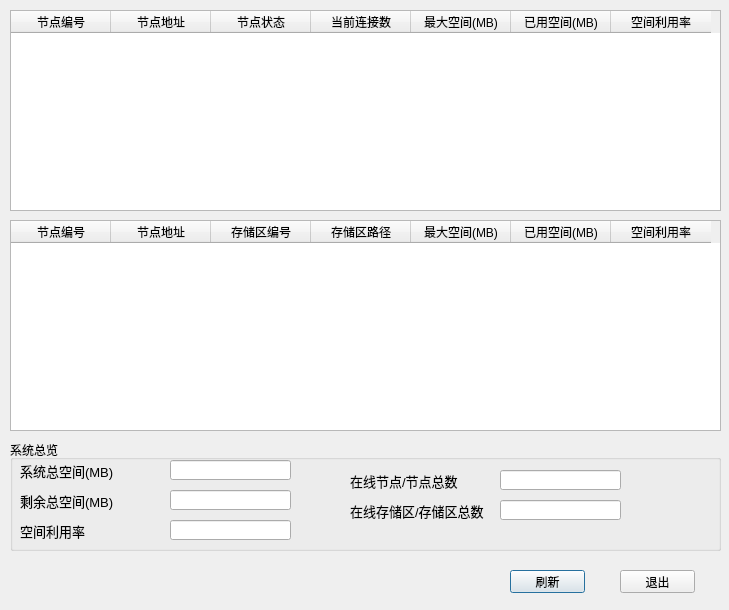
<?xml version="1.0" encoding="UTF-8"?>
<ui version="4.0">
 <class>Frame</class>
 <widget class="QDialog" name="Frame">
  <property name="geometry">
   <rect>
    <x>0</x>
    <y>0</y>
    <width>729</width>
    <height>610</height>
   </rect>
  </property>
  <property name="windowTitle">
   <string>Frame</string>
  </property>
  <widget class="QTableWidget" name="tab_node">
   <property name="geometry">
    <rect>
     <x>10</x>
     <y>10</y>
     <width>711</width>
     <height>201</height>
    </rect>
   </property>
   <column>
    <property name="text">
     <string>节点编号</string>
    </property>
   </column>
   <column>
    <property name="text">
     <string>节点地址</string>
    </property>
   </column>
   <column>
    <property name="text">
     <string>节点状态</string>
    </property>
   </column>
   <column>
    <property name="text">
     <string>当前连接数</string>
    </property>
   </column>
   <column>
    <property name="text">
     <string>最大空间(MB)</string>
    </property>
   </column>
   <column>
    <property name="text">
     <string>已用空间(MB)</string>
    </property>
   </column>
   <column>
    <property name="text">
     <string>空间利用率</string>
    </property>
   </column>
  </widget>
  <widget class="QTableWidget" name="tab_zone">
   <property name="geometry">
    <rect>
     <x>10</x>
     <y>220</y>
     <width>711</width>
     <height>211</height>
    </rect>
   </property>
   <column>
    <property name="text">
     <string>节点编号</string>
    </property>
   </column>
   <column>
    <property name="text">
     <string>节点地址</string>
    </property>
   </column>
   <column>
    <property name="text">
     <string>存储区编号</string>
    </property>
   </column>
   <column>
    <property name="text">
     <string>存储区路径</string>
    </property>
   </column>
   <column>
    <property name="text">
     <string>最大空间(MB)</string>
    </property>
   </column>
   <column>
    <property name="text">
     <string>已用空间(MB)</string>
    </property>
   </column>
   <column>
    <property name="text">
     <string>空间利用率</string>
    </property>
   </column>
  </widget>
  <widget class="QPushButton" name="btn_refurbish">
   <property name="geometry">
    <rect>
     <x>510</x>
     <y>570</y>
     <width>75</width>
     <height>23</height>
    </rect>
   </property>
   <property name="text">
    <string>刷新</string>
   </property>
  </widget>
  <widget class="QPushButton" name="btn_close">
   <property name="geometry">
    <rect>
     <x>620</x>
     <y>570</y>
     <width>75</width>
     <height>23</height>
    </rect>
   </property>
   <property name="text">
    <string>退出</string>
   </property>
  </widget>
  <widget class="QGroupBox" name="groupBox">
   <property name="geometry">
    <rect>
     <x>10</x>
     <y>440</y>
     <width>711</width>
     <height>111</height>
    </rect>
   </property>
   <property name="title">
    <string>系统总览</string>
   </property>
   <widget class="QLineEdit" name="edt_onlinezone">
    <property name="geometry">
     <rect>
      <x>490</x>
      <y>60</y>
      <width>121</width>
      <height>20</height>
     </rect>
    </property>
   </widget>
   <widget class="QLabel" name="label_4">
    <property name="geometry">
     <rect>
      <x>340</x>
      <y>30</y>
      <width>111</width>
      <height>21</height>
     </rect>
    </property>
    <property name="font">
     <font>
      <pointsize>10</pointsize>
     </font>
    </property>
    <property name="text">
     <string>在线节点/节点总数</string>
    </property>
   </widget>
   <widget class="QLineEdit" name="edt_onlinenode">
    <property name="geometry">
     <rect>
      <x>490</x>
      <y>30</y>
      <width>121</width>
      <height>20</height>
     </rect>
    </property>
   </widget>
   <widget class="QLabel" name="label_3">
    <property name="geometry">
     <rect>
      <x>10</x>
      <y>80</y>
      <width>101</width>
      <height>21</height>
     </rect>
    </property>
    <property name="font">
     <font>
      <pointsize>10</pointsize>
     </font>
    </property>
    <property name="text">
     <string>空间利用率</string>
    </property>
   </widget>
   <widget class="QLabel" name="label">
    <property name="geometry">
     <rect>
      <x>10</x>
      <y>20</y>
      <width>101</width>
      <height>21</height>
     </rect>
    </property>
    <property name="font">
     <font>
      <pointsize>10</pointsize>
     </font>
    </property>
    <property name="text">
     <string>系统总空间(MB)</string>
    </property>
   </widget>
   <widget class="QLabel" name="label_2">
    <property name="geometry">
     <rect>
      <x>10</x>
      <y>50</y>
      <width>101</width>
      <height>21</height>
     </rect>
    </property>
    <property name="font">
     <font>
      <pointsize>10</pointsize>
     </font>
    </property>
    <property name="text">
     <string>剩余总空间(MB)</string>
    </property>
   </widget>
   <widget class="QLineEdit" name="edt_sysfree">
    <property name="geometry">
     <rect>
      <x>160</x>
      <y>50</y>
      <width>121</width>
      <height>20</height>
     </rect>
    </property>
   </widget>
   <widget class="QLineEdit" name="edt_sysavail">
    <property name="geometry">
     <rect>
      <x>160</x>
      <y>80</y>
      <width>121</width>
      <height>20</height>
     </rect>
    </property>
   </widget>
   <widget class="QLineEdit" name="edt_sysall">
    <property name="geometry">
     <rect>
      <x>160</x>
      <y>20</y>
      <width>121</width>
      <height>20</height>
     </rect>
    </property>
   </widget>
   <widget class="QLabel" name="label_5">
    <property name="geometry">
     <rect>
      <x>340</x>
      <y>60</y>
      <width>141</width>
      <height>21</height>
     </rect>
    </property>
    <property name="font">
     <font>
      <pointsize>10</pointsize>
     </font>
    </property>
    <property name="text">
     <string>在线存储区/存储区总数</string>
    </property>
   </widget>
  </widget>
 </widget>
 <tabstops>
  <tabstop>btn_refurbish</tabstop>
  <tabstop>btn_close</tabstop>
  <tabstop>edt_sysall</tabstop>
  <tabstop>edt_sysfree</tabstop>
  <tabstop>edt_sysavail</tabstop>
  <tabstop>edt_onlinenode</tabstop>
  <tabstop>edt_onlinezone</tabstop>
  <tabstop>tab_node</tabstop>
  <tabstop>tab_zone</tabstop>
 </tabstops>
 <resources/>
 <connections>
  <connection>
   <sender>btn_close</sender>
   <signal>clicked()</signal>
   <receiver>Frame</receiver>
   <slot>close()</slot>
   <hints>
    <hint type="sourcelabel">
     <x>653</x>
     <y>581</y>
    </hint>
    <hint type="destinationlabel">
     <x>258</x>
     <y>580</y>
    </hint>
   </hints>
  </connection>
 </connections>
</ui>
